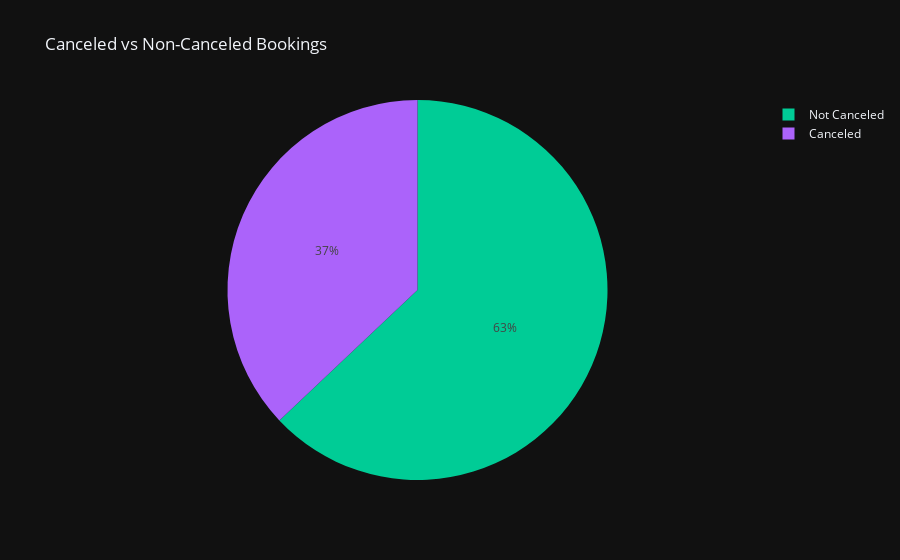

The cell this chart's notebook holds for it:
### Code cell
#  Create a pie chart showing the Canceled vs Non-canceled bookings
fig = px.pie(
    df_isCanceled,
    names='is_canceled',
    values='count',
    title='Canceled vs Non-Canceled Bookings',
    labels={'is_canceled': 'Booking Status', 'count': 'Number of Bookings'},
    color='is_canceled',
    color_discrete_map={0: 'green', 1: 'red'},
    template="plotly_dark"
)
fig.show()

### Figure 1 — Plotly figure (JSON) as saved in the notebook; plotly's stock layout.template omitted (floating-point values rounded to 4 significant figures)
{"data": [{"customdata": [["Not Canceled"], ["Canceled"]], "domain": {"x": [0, 1], "y": [0, 1]}, "hovertemplate": "Booking Status=%{customdata[0]}<br>Number of Bookings=%{value}<extra></extra>", "labels": ["Not Canceled", "Canceled"], "legendgroup": "", "marker": {"colors": ["#00cc96", "#ab63fa"]}, "name": "", "showlegend": true, "type": "pie", "values": [75166, 44224]}], "layout": {"legend": {"tracegroupgap": 0}, "title": {"text": "Canceled vs Non-Canceled Bookings"}}}
